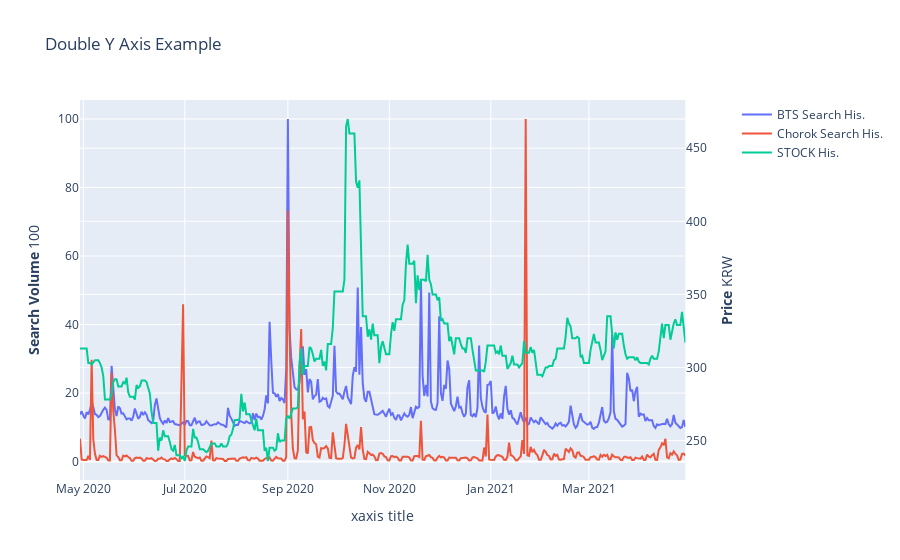

Source (notebook cell):
### Code cell
import plotly.graph_objects as go
from plotly.subplots import make_subplots

# Create figure with secondary y-axis
fig = make_subplots(specs=[[{"secondary_y": True}]])

# Add traces
fig.add_trace(
    go.Scatter(x=df['date'], y=df['BTS'], name="BTS Search His."),
    secondary_y=False
)

fig.add_trace(
    go.Scatter(x=df['date'], y=df['초록뱀'], name="Chorok Search His."),
    secondary_y=False
)

fig.add_trace(
    go.Scatter(x=df['date'], y=df['Close'], name="STOCK His."),
    secondary_y=True
)

#fig.add_trace(
#    go.Scatter(x=df['date'], y=df['Volume'], name="STOCK Volume His."),
#    secondary_y=False
#)


# Add figure title
fig.update_layout(
    title_text="Double Y Axis Example"
)

# Set x-axis title
fig.update_xaxes(title_text="xaxis title")

# Set y-axes titles
fig.update_yaxes(title_text="<b>Search Volume</b> 100", secondary_y=False)
fig.update_yaxes(title_text="<b>Price</b> KRW", secondary_y=True)

fig.show()

### Figure 1 — Plotly figure (JSON) as saved in the notebook; plotly's stock layout.template omitted (floating-point values rounded to 4 significant figures; data arrays with more than 128 entries replaced by an {"elided": "..."} marker saying what was removed)
{"data": [{"name": "BTS Search His.", "type": "scatter", "x": {"elided": "366 str values"}, "xaxis": "x", "y": {"elided": "366 float values"}, "yaxis": "y"}, {"name": "Chorok Search His.", "type": "scatter", "x": {"elided": "366 str values"}, "xaxis": "x", "y": {"elided": "366 float values"}, "yaxis": "y"}, {"name": "STOCK His.", "type": "scatter", "x": {"elided": "366 str values"}, "xaxis": "x", "y": {"elided": "366 int values"}, "yaxis": "y2"}], "layout": {"title": {"text": "Double Y Axis Example"}, "xaxis": {"anchor": "y", "domain": [0, 0.94], "title": {"text": "xaxis title"}}, "yaxis": {"anchor": "x", "domain": [0, 1], "title": {"text": "<b>Search Volume</b> 100"}}, "yaxis2": {"anchor": "x", "overlaying": "y", "side": "right", "title": {"text": "<b>Price</b> KRW"}}}}
